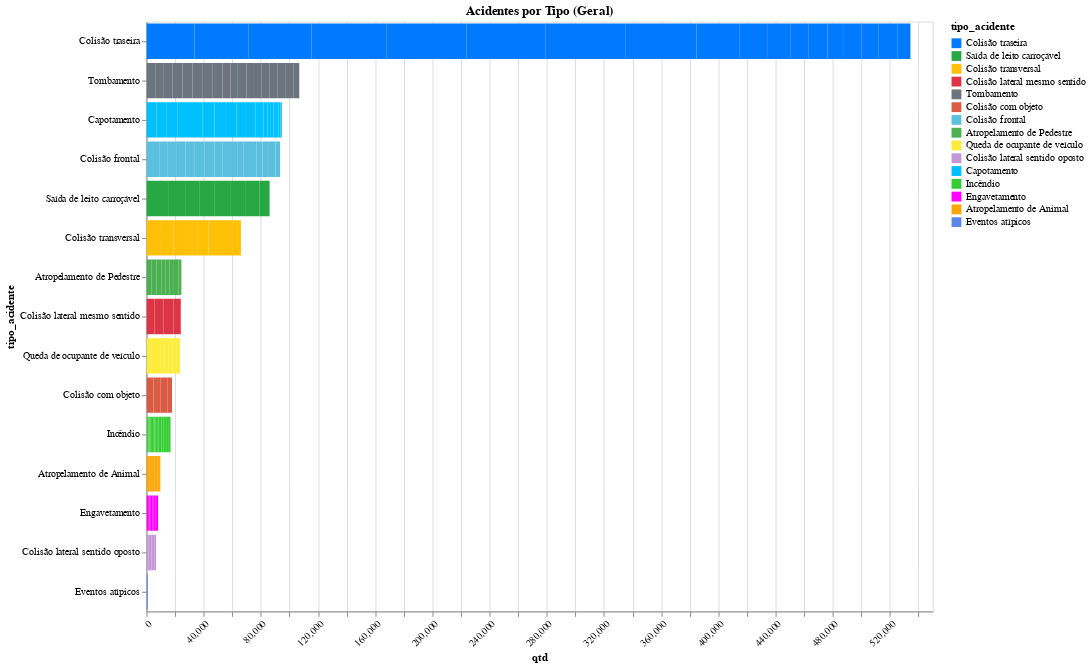

The notebook cell this image was saved under:
### Code cell
grafico_aba_02 = gera_grafico_por_tipo('Acidentes por Tipo (Geral)', df_acidentes_tipo_geral)
# Exibir o gráfico de barras empilhadas
grafico_aba_02

### Figure 1 — Vega-Lite specification as saved in the notebook (floating-point values rounded to 4 significant figures; data arrays with more than 128 entries replaced by an {"elided": "..."} marker saying what was removed)
{"config": {"view": {"continuousWidth": 300, "continuousHeight": 300}}, "data": {"name": "data-56491ccf7d3c7e84071cc988e1db1844"}, "mark": {"type": "bar"}, "encoding": {"color": {"field": "tipo_acidente", "scale": {"domain": ["Colisão traseira", "Saída de leito carroçável", "Colisão transversal", "Colisão lateral mesmo sentido", "Tombamento", "Colisão com objeto", "Colisão frontal", "Atropelamento de Pedestre", "Queda de ocupante de veículo", "Colisão lateral sentido oposto", "Capotamento", "Incêndio", "Engavetamento", "Atropelamento de Animal", "Eventos atípicos"], "range": ["#007bff", "#28a745", "#ffc107", "#dc3545", "#6c757d", "#d95b43", "#5bc0de", "#4caf50", "#ffeb3b", "#c497d9", "#00BFFF", "#32CD32", "#FF00FF", "#FFA500", "#5A87E8", "#00CED1", "#FF7F50", "#228B22", "#FFD700", "#000080", "#FF1493", "#4B0082", "#8A2BE2", "#7FFF00", "#00FFFF", "#008000"]}, "type": "nominal"}, "tooltip": [{"field": "tipo_acidente", "type": "nominal"}, {"field": "qtd", "type": "quantitative"}], "x": {"axis": {"labelAngle": -45}, "field": "qtd", "type": "quantitative"}, "y": {"axis": {"labelLimit": 200}, "field": "tipo_acidente", "sort": "-x", "type": "nominal"}}, "height": 600, "params": [{"name": "param_7", "select": {"type": "interval", "encodings": ["x", "y"]}, "bind": "scales"}], "title": "Acidentes por Tipo (Geral)", "width": 800, "$schema": "https://vega.github.io/schema/vega-lite/v5.17.0.json", "datasets": {"data-56491ccf7d3c7e84071cc988e1db1844": {"elided": "162 records"}}}
